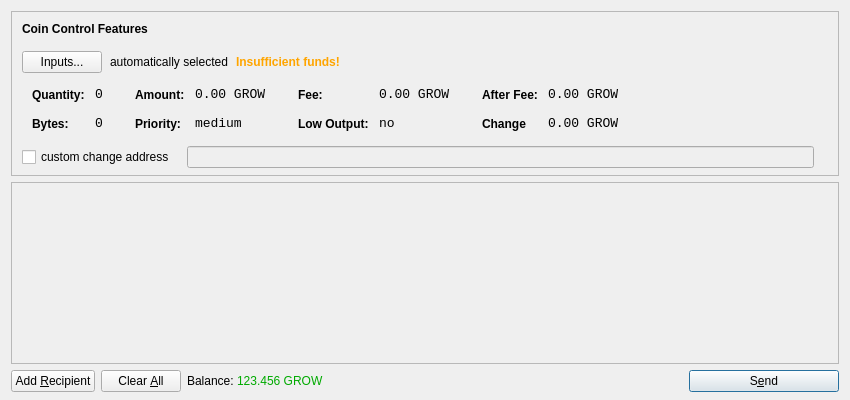
<?xml version="1.0" encoding="UTF-8"?>
<ui version="4.0">
 <class>SendCoinsDialog</class>
 <widget class="QDialog" name="SendCoinsDialog">
  <property name="geometry">
   <rect>
    <x>0</x>
    <y>0</y>
    <width>850</width>
    <height>400</height>
   </rect>
  </property>
  <property name="windowTitle">
   <string>Send Coins</string>
  </property>
  <property name="styleSheet">
   <string notr="true"/>
  </property>
  <layout class="QVBoxLayout" name="verticalLayout" stretch="0,1,0">
   <property name="bottomMargin">
    <number>8</number>
   </property>
   <item>
    <widget class="QFrame" name="frameCoinControl">
     <property name="sizePolicy">
      <sizepolicy hsizetype="Expanding" vsizetype="Expanding">
       <horstretch>0</horstretch>
       <verstretch>0</verstretch>
      </sizepolicy>
     </property>
     <property name="maximumSize">
      <size>
       <width>16777215</width>
       <height>16777215</height>
      </size>
     </property>
     <property name="frameShape">
      <enum>QFrame::StyledPanel</enum>
     </property>
     <property name="frameShadow">
      <enum>QFrame::Sunken</enum>
     </property>
     <layout class="QVBoxLayout" name="verticalLayoutCoinControl2">
      <property name="spacing">
       <number>6</number>
      </property>
      <property name="leftMargin">
       <number>0</number>
      </property>
      <property name="topMargin">
       <number>0</number>
      </property>
      <property name="rightMargin">
       <number>0</number>
      </property>
      <property name="bottomMargin">
       <number>6</number>
      </property>
      <item>
       <layout class="QVBoxLayout" name="verticalLayoutCoinControl" stretch="0,0,0,0,1">
        <property name="spacing">
         <number>0</number>
        </property>
        <property name="leftMargin">
         <number>10</number>
        </property>
        <property name="topMargin">
         <number>10</number>
        </property>
        <item>
         <layout class="QHBoxLayout" name="horizontalLayoutCoinControl1">
          <property name="bottomMargin">
           <number>15</number>
          </property>
          <item>
           <widget class="QLabel" name="labelCoinControlFeatures">
            <property name="sizePolicy">
             <sizepolicy hsizetype="Preferred" vsizetype="Maximum">
              <horstretch>0</horstretch>
              <verstretch>0</verstretch>
             </sizepolicy>
            </property>
            <property name="font">
             <font>
              <weight>75</weight>
              <bold>true</bold>
             </font>
            </property>
            <property name="styleSheet">
             <string notr="true">font-weight:bold;</string>
            </property>
            <property name="text">
             <string>Coin Control Features</string>
            </property>
           </widget>
          </item>
         </layout>
        </item>
        <item>
         <layout class="QHBoxLayout" name="horizontalLayoutCoinControl2" stretch="0,0,0,0">
          <property name="spacing">
           <number>8</number>
          </property>
          <property name="bottomMargin">
           <number>10</number>
          </property>
          <item>
           <widget class="QPushButton" name="pushButtonCoinControl">
            <property name="styleSheet">
             <string notr="true"/>
            </property>
            <property name="text">
             <string>Inputs...</string>
            </property>
           </widget>
          </item>
          <item>
           <widget class="QLabel" name="labelCoinControlAutomaticallySelected">
            <property name="text">
             <string>automatically selected</string>
            </property>
            <property name="margin">
             <number>5</number>
            </property>
           </widget>
          </item>
          <item>
           <widget class="QLabel" name="labelCoinControlInsuffFunds">
            <property name="font">
             <font>
              <weight>75</weight>
              <bold>true</bold>
             </font>
            </property>
            <property name="styleSheet">
             <string notr="true">color:orange;font-weight:bold;</string>
            </property>
            <property name="text">
             <string>Insufficient funds!</string>
            </property>
            <property name="margin">
             <number>5</number>
            </property>
           </widget>
          </item>
          <item>
           <spacer name="horizontalSpacerCoinControl">
            <property name="orientation">
             <enum>Qt::Horizontal</enum>
            </property>
            <property name="sizeHint" stdset="0">
             <size>
              <width>40</width>
              <height>1</height>
             </size>
            </property>
           </spacer>
          </item>
         </layout>
        </item>
        <item>
         <widget class="QWidget" name="widgetCoinControl" native="true">
          <property name="sizePolicy">
           <sizepolicy hsizetype="Preferred" vsizetype="Preferred">
            <horstretch>0</horstretch>
            <verstretch>0</verstretch>
           </sizepolicy>
          </property>
          <property name="minimumSize">
           <size>
            <width>0</width>
            <height>0</height>
           </size>
          </property>
          <property name="styleSheet">
           <string notr="true"/>
          </property>
          <layout class="QHBoxLayout" name="horizontalLayoutCoinControl5">
           <property name="leftMargin">
            <number>0</number>
           </property>
           <property name="topMargin">
            <number>0</number>
           </property>
           <property name="rightMargin">
            <number>0</number>
           </property>
           <property name="bottomMargin">
            <number>0</number>
           </property>
           <item>
            <layout class="QHBoxLayout" name="horizontalLayoutCoinControl3" stretch="0,0,0,1">
             <property name="spacing">
              <number>20</number>
             </property>
             <property name="topMargin">
              <number>0</number>
             </property>
             <property name="bottomMargin">
              <number>10</number>
             </property>
             <item>
              <layout class="QFormLayout" name="formLayoutCoinControl1">
               <property name="horizontalSpacing">
                <number>10</number>
               </property>
               <property name="verticalSpacing">
                <number>14</number>
               </property>
               <property name="leftMargin">
                <number>10</number>
               </property>
               <property name="topMargin">
                <number>4</number>
               </property>
               <property name="rightMargin">
                <number>6</number>
               </property>
               <item row="0" column="0">
                <widget class="QLabel" name="labelCoinControlQuantityText">
                 <property name="styleSheet">
                  <string notr="true">font-weight:bold;</string>
                 </property>
                 <property name="text">
                  <string>Quantity:</string>
                 </property>
                 <property name="margin">
                  <number>0</number>
                 </property>
                </widget>
               </item>
               <item row="0" column="1">
                <widget class="QLabel" name="labelCoinControlQuantity">
                 <property name="font">
                  <font>
                   <family>Monospace</family>
                   <pointsize>10</pointsize>
                  </font>
                 </property>
                 <property name="cursor">
                  <cursorShape>IBeamCursor</cursorShape>
                 </property>
                 <property name="contextMenuPolicy">
                  <enum>Qt::ActionsContextMenu</enum>
                 </property>
                 <property name="text">
                  <string>0</string>
                 </property>
                 <property name="margin">
                  <number>0</number>
                 </property>
                 <property name="textInteractionFlags">
                  <set>Qt::LinksAccessibleByMouse|Qt::TextSelectableByKeyboard|Qt::TextSelectableByMouse</set>
                 </property>
                </widget>
               </item>
               <item row="1" column="0">
                <widget class="QLabel" name="labelCoinControlBytesText">
                 <property name="styleSheet">
                  <string notr="true">font-weight:bold;</string>
                 </property>
                 <property name="text">
                  <string>Bytes:</string>
                 </property>
                </widget>
               </item>
               <item row="1" column="1">
                <widget class="QLabel" name="labelCoinControlBytes">
                 <property name="font">
                  <font>
                   <family>Monospace</family>
                   <pointsize>10</pointsize>
                  </font>
                 </property>
                 <property name="cursor">
                  <cursorShape>IBeamCursor</cursorShape>
                 </property>
                 <property name="contextMenuPolicy">
                  <enum>Qt::ActionsContextMenu</enum>
                 </property>
                 <property name="text">
                  <string>0</string>
                 </property>
                 <property name="textInteractionFlags">
                  <set>Qt::LinksAccessibleByMouse|Qt::TextSelectableByKeyboard|Qt::TextSelectableByMouse</set>
                 </property>
                </widget>
               </item>
              </layout>
             </item>
             <item>
              <layout class="QFormLayout" name="formLayoutCoinControl2">
               <property name="horizontalSpacing">
                <number>10</number>
               </property>
               <property name="verticalSpacing">
                <number>14</number>
               </property>
               <property name="leftMargin">
                <number>6</number>
               </property>
               <property name="topMargin">
                <number>4</number>
               </property>
               <property name="rightMargin">
                <number>6</number>
               </property>
               <item row="0" column="0">
                <widget class="QLabel" name="labelCoinControlAmountText">
                 <property name="styleSheet">
                  <string notr="true">font-weight:bold;</string>
                 </property>
                 <property name="text">
                  <string>Amount:</string>
                 </property>
                 <property name="margin">
                  <number>0</number>
                 </property>
                </widget>
               </item>
               <item row="0" column="1">
                <widget class="QLabel" name="labelCoinControlAmount">
                 <property name="font">
                  <font>
                   <family>Monospace</family>
                   <pointsize>10</pointsize>
                  </font>
                 </property>
                 <property name="cursor">
                  <cursorShape>IBeamCursor</cursorShape>
                 </property>
                 <property name="contextMenuPolicy">
                  <enum>Qt::ActionsContextMenu</enum>
                 </property>
                 <property name="text">
                  <string>0.00 GROW</string>
                 </property>
                 <property name="textInteractionFlags">
                  <set>Qt::LinksAccessibleByMouse|Qt::TextSelectableByKeyboard|Qt::TextSelectableByMouse</set>
                 </property>
                </widget>
               </item>
               <item row="1" column="0">
                <widget class="QLabel" name="labelCoinControlPriorityText">
                 <property name="styleSheet">
                  <string notr="true">font-weight:bold;</string>
                 </property>
                 <property name="text">
                  <string>Priority:</string>
                 </property>
                </widget>
               </item>
               <item row="1" column="1">
                <widget class="QLabel" name="labelCoinControlPriority">
                 <property name="font">
                  <font>
                   <family>Monospace</family>
                   <pointsize>10</pointsize>
                  </font>
                 </property>
                 <property name="cursor">
                  <cursorShape>IBeamCursor</cursorShape>
                 </property>
                 <property name="contextMenuPolicy">
                  <enum>Qt::ActionsContextMenu</enum>
                 </property>
                 <property name="text">
                  <string>medium</string>
                 </property>
                 <property name="textInteractionFlags">
                  <set>Qt::LinksAccessibleByMouse|Qt::TextSelectableByKeyboard|Qt::TextSelectableByMouse</set>
                 </property>
                </widget>
               </item>
              </layout>
             </item>
             <item>
              <layout class="QFormLayout" name="formLayoutCoinControl3">
               <property name="horizontalSpacing">
                <number>10</number>
               </property>
               <property name="verticalSpacing">
                <number>14</number>
               </property>
               <property name="leftMargin">
                <number>6</number>
               </property>
               <property name="topMargin">
                <number>4</number>
               </property>
               <property name="rightMargin">
                <number>6</number>
               </property>
               <item row="0" column="0">
                <widget class="QLabel" name="labelCoinControlFeeText">
                 <property name="styleSheet">
                  <string notr="true">font-weight:bold;</string>
                 </property>
                 <property name="text">
                  <string>Fee:</string>
                 </property>
                 <property name="margin">
                  <number>0</number>
                 </property>
                </widget>
               </item>
               <item row="0" column="1">
                <widget class="QLabel" name="labelCoinControlFee">
                 <property name="font">
                  <font>
                   <family>Monospace</family>
                   <pointsize>10</pointsize>
                  </font>
                 </property>
                 <property name="cursor">
                  <cursorShape>IBeamCursor</cursorShape>
                 </property>
                 <property name="contextMenuPolicy">
                  <enum>Qt::ActionsContextMenu</enum>
                 </property>
                 <property name="text">
                  <string>0.00 GROW</string>
                 </property>
                 <property name="textInteractionFlags">
                  <set>Qt::LinksAccessibleByMouse|Qt::TextSelectableByKeyboard|Qt::TextSelectableByMouse</set>
                 </property>
                </widget>
               </item>
               <item row="1" column="0">
                <widget class="QLabel" name="labelCoinControlLowOutputText">
                 <property name="styleSheet">
                  <string notr="true">font-weight:bold;</string>
                 </property>
                 <property name="text">
                  <string>Low Output:</string>
                 </property>
                </widget>
               </item>
               <item row="1" column="1">
                <widget class="QLabel" name="labelCoinControlLowOutput">
                 <property name="font">
                  <font>
                   <family>Monospace</family>
                   <pointsize>10</pointsize>
                  </font>
                 </property>
                 <property name="cursor">
                  <cursorShape>IBeamCursor</cursorShape>
                 </property>
                 <property name="contextMenuPolicy">
                  <enum>Qt::ActionsContextMenu</enum>
                 </property>
                 <property name="text">
                  <string>no</string>
                 </property>
                 <property name="textInteractionFlags">
                  <set>Qt::LinksAccessibleByMouse|Qt::TextSelectableByKeyboard|Qt::TextSelectableByMouse</set>
                 </property>
                </widget>
               </item>
              </layout>
             </item>
             <item>
              <layout class="QFormLayout" name="formLayoutCoinControl4">
               <property name="horizontalSpacing">
                <number>10</number>
               </property>
               <property name="verticalSpacing">
                <number>14</number>
               </property>
               <property name="leftMargin">
                <number>6</number>
               </property>
               <property name="topMargin">
                <number>4</number>
               </property>
               <property name="rightMargin">
                <number>6</number>
               </property>
               <item row="0" column="0">
                <widget class="QLabel" name="labelCoinControlAfterFeeText">
                 <property name="styleSheet">
                  <string notr="true">font-weight:bold;</string>
                 </property>
                 <property name="text">
                  <string>After Fee:</string>
                 </property>
                 <property name="margin">
                  <number>0</number>
                 </property>
                </widget>
               </item>
               <item row="0" column="1">
                <widget class="QLabel" name="labelCoinControlAfterFee">
                 <property name="font">
                  <font>
                   <family>Monospace</family>
                   <pointsize>10</pointsize>
                  </font>
                 </property>
                 <property name="cursor">
                  <cursorShape>IBeamCursor</cursorShape>
                 </property>
                 <property name="contextMenuPolicy">
                  <enum>Qt::ActionsContextMenu</enum>
                 </property>
                 <property name="text">
                  <string>0.00 GROW</string>
                 </property>
                 <property name="textInteractionFlags">
                  <set>Qt::LinksAccessibleByMouse|Qt::TextSelectableByKeyboard|Qt::TextSelectableByMouse</set>
                 </property>
                </widget>
               </item>
               <item row="1" column="0">
                <widget class="QLabel" name="labelCoinControlChangeText">
                 <property name="styleSheet">
                  <string notr="true">font-weight:bold;</string>
                 </property>
                 <property name="text">
                  <string>Change</string>
                 </property>
                </widget>
               </item>
               <item row="1" column="1">
                <widget class="QLabel" name="labelCoinControlChange">
                 <property name="font">
                  <font>
                   <family>Monospace</family>
                   <pointsize>10</pointsize>
                  </font>
                 </property>
                 <property name="cursor">
                  <cursorShape>IBeamCursor</cursorShape>
                 </property>
                 <property name="contextMenuPolicy">
                  <enum>Qt::ActionsContextMenu</enum>
                 </property>
                 <property name="text">
                  <string>0.00 GROW</string>
                 </property>
                 <property name="textInteractionFlags">
                  <set>Qt::LinksAccessibleByMouse|Qt::TextSelectableByKeyboard|Qt::TextSelectableByMouse</set>
                 </property>
                </widget>
               </item>
              </layout>
             </item>
            </layout>
           </item>
          </layout>
         </widget>
        </item>
        <item>
         <layout class="QHBoxLayout" name="horizontalLayoutCoinControl4" stretch="0,0,0">
          <property name="spacing">
           <number>12</number>
          </property>
          <property name="sizeConstraint">
           <enum>QLayout::SetDefaultConstraint</enum>
          </property>
          <property name="topMargin">
           <number>5</number>
          </property>
          <property name="rightMargin">
           <number>5</number>
          </property>
          <item>
           <widget class="QCheckBox" name="checkBoxCoinControlChange">
            <property name="text">
             <string>custom change address</string>
            </property>
           </widget>
          </item>
          <item>
           <widget class="QLineEdit" name="lineEditCoinControlChange">
            <property name="enabled">
             <bool>false</bool>
            </property>
            <property name="sizePolicy">
             <sizepolicy hsizetype="Expanding" vsizetype="Fixed">
              <horstretch>0</horstretch>
              <verstretch>0</verstretch>
             </sizepolicy>
            </property>
           </widget>
          </item>
          <item>
           <widget class="QLabel" name="labelCoinControlChangeLabel">
            <property name="sizePolicy">
             <sizepolicy hsizetype="Preferred" vsizetype="Expanding">
              <horstretch>0</horstretch>
              <verstretch>0</verstretch>
             </sizepolicy>
            </property>
            <property name="minimumSize">
             <size>
              <width>0</width>
              <height>0</height>
             </size>
            </property>
            <property name="text">
             <string/>
            </property>
            <property name="margin">
             <number>3</number>
            </property>
           </widget>
          </item>
         </layout>
        </item>
        <item>
         <spacer name="verticalSpacerCoinControl">
          <property name="orientation">
           <enum>Qt::Vertical</enum>
          </property>
          <property name="sizeHint" stdset="0">
           <size>
            <width>800</width>
            <height>1</height>
           </size>
          </property>
         </spacer>
        </item>
       </layout>
      </item>
     </layout>
    </widget>
   </item>
   <item>
    <widget class="QScrollArea" name="scrollArea">
     <property name="widgetResizable">
      <bool>true</bool>
     </property>
     <widget class="QWidget" name="scrollAreaWidgetContents">
      <property name="geometry">
       <rect>
        <x>0</x>
        <y>0</y>
        <width>828</width>
        <height>162</height>
       </rect>
      </property>
      <layout class="QVBoxLayout" name="verticalLayout_2">
       <property name="leftMargin">
        <number>0</number>
       </property>
       <property name="topMargin">
        <number>0</number>
       </property>
       <property name="rightMargin">
        <number>0</number>
       </property>
       <property name="bottomMargin">
        <number>0</number>
       </property>
       <item>
        <layout class="QVBoxLayout" name="entries">
         <property name="spacing">
          <number>6</number>
         </property>
        </layout>
       </item>
       <item>
        <spacer name="verticalSpacer">
         <property name="orientation">
          <enum>Qt::Vertical</enum>
         </property>
         <property name="sizeHint" stdset="0">
          <size>
           <width>20</width>
           <height>40</height>
          </size>
         </property>
        </spacer>
       </item>
      </layout>
     </widget>
    </widget>
   </item>
   <item>
    <layout class="QHBoxLayout" name="horizontalLayout">
     <item>
      <widget class="QPushButton" name="addButton">
       <property name="toolTip">
        <string>Send to multiple recipients at once</string>
       </property>
       <property name="text">
        <string>Add &amp;Recipient</string>
       </property>
       <property name="icon">
        <iconset resource="../bitcoin.qrc">
         <normaloff>:/icons/add</normaloff>:/icons/add</iconset>
       </property>
       <property name="autoDefault">
        <bool>false</bool>
       </property>
      </widget>
     </item>
     <item>
      <widget class="QPushButton" name="clearButton">
       <property name="sizePolicy">
        <sizepolicy hsizetype="Minimum" vsizetype="Fixed">
         <horstretch>0</horstretch>
         <verstretch>0</verstretch>
        </sizepolicy>
       </property>
       <property name="toolTip">
        <string>Remove all transaction fields</string>
       </property>
       <property name="text">
        <string>Clear &amp;All</string>
       </property>
       <property name="icon">
        <iconset resource="../bitcoin.qrc">
         <normaloff>:/icons/remove</normaloff>:/icons/remove</iconset>
       </property>
       <property name="autoRepeatDelay">
        <number>300</number>
       </property>
       <property name="autoDefault">
        <bool>false</bool>
       </property>
      </widget>
     </item>
     <item>
      <layout class="QHBoxLayout" name="horizontalLayout_2">
       <property name="spacing">
        <number>3</number>
       </property>
       <item>
        <widget class="QLabel" name="label">
         <property name="sizePolicy">
          <sizepolicy hsizetype="Preferred" vsizetype="Fixed">
           <horstretch>0</horstretch>
           <verstretch>0</verstretch>
          </sizepolicy>
         </property>
         <property name="text">
          <string>Balance:</string>
         </property>
        </widget>
       </item>
       <item>
        <widget class="QLabel" name="labelBalance">
         <property name="sizePolicy">
          <sizepolicy hsizetype="Preferred" vsizetype="Fixed">
           <horstretch>0</horstretch>
           <verstretch>0</verstretch>
          </sizepolicy>
         </property>
         <property name="cursor">
          <cursorShape>IBeamCursor</cursorShape>
         </property>
         <property name="styleSheet">
          <string notr="true">color: rgb(0, 170, 0);</string>
         </property>
         <property name="text">
          <string>123.456 GROW</string>
         </property>
         <property name="textInteractionFlags">
          <set>Qt::LinksAccessibleByMouse|Qt::TextSelectableByKeyboard|Qt::TextSelectableByMouse</set>
         </property>
        </widget>
       </item>
      </layout>
     </item>
     <item>
      <spacer name="horizontalSpacer">
       <property name="orientation">
        <enum>Qt::Horizontal</enum>
       </property>
       <property name="sizeHint" stdset="0">
        <size>
         <width>40</width>
         <height>20</height>
        </size>
       </property>
      </spacer>
     </item>
     <item>
      <widget class="QPushButton" name="sendButton">
       <property name="minimumSize">
        <size>
         <width>150</width>
         <height>0</height>
        </size>
       </property>
       <property name="toolTip">
        <string>Confirm the send action</string>
       </property>
       <property name="text">
        <string>S&amp;end</string>
       </property>
       <property name="icon">
        <iconset resource="../bitcoin.qrc">
         <normaloff>:/icons/send</normaloff>:/icons/send</iconset>
       </property>
       <property name="default">
        <bool>true</bool>
       </property>
      </widget>
     </item>
    </layout>
   </item>
  </layout>
 </widget>
 <resources>
  <include location="../bitcoin.qrc"/>
 </resources>
 <connections/>
</ui>
